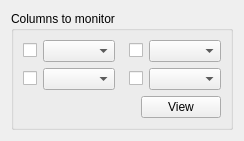
<?xml version="1.0" encoding="UTF-8"?>
<ui version="4.0">
 <class>Form</class>
 <widget class="QWidget" name="Form">
  <property name="geometry">
   <rect>
    <x>0</x>
    <y>0</y>
    <width>244</width>
    <height>140</height>
   </rect>
  </property>
  <property name="windowTitle">
   <string>monitors</string>
  </property>
  <layout class="QGridLayout" name="gridLayout_2">
   <item row="0" column="0">
    <widget class="QGroupBox" name="groupBox">
     <property name="title">
      <string>Columns to monitor</string>
     </property>
     <layout class="QGridLayout" name="gridLayout">
      <item row="0" column="0">
       <layout class="QHBoxLayout" name="horizontalLayout_2">
        <item>
         <layout class="QVBoxLayout" name="verticalLayout">
          <item>
           <layout class="QHBoxLayout" name="horizontalLayout_3">
            <item>
             <widget class="QCheckBox" name="mon3CB">
              <property name="text">
               <string/>
              </property>
              <property name="tristate">
               <bool>false</bool>
              </property>
             </widget>
            </item>
            <item>
             <widget class="QComboBox" name="mon3Combo"/>
            </item>
            <item>
             <spacer name="horizontalSpacer">
              <property name="orientation">
               <enum>Qt::Horizontal</enum>
              </property>
              <property name="sizeHint" stdset="0">
               <size>
                <width>40</width>
                <height>20</height>
               </size>
              </property>
             </spacer>
            </item>
            <item>
             <widget class="QCheckBox" name="mon1CB">
              <property name="text">
               <string/>
              </property>
             </widget>
            </item>
            <item>
             <widget class="QComboBox" name="mon1Combo"/>
            </item>
           </layout>
          </item>
          <item>
           <layout class="QHBoxLayout" name="horizontalLayout_4">
            <item>
             <widget class="QCheckBox" name="mon4CB">
              <property name="text">
               <string/>
              </property>
              <property name="tristate">
               <bool>false</bool>
              </property>
             </widget>
            </item>
            <item>
             <widget class="QComboBox" name="mon4Combo"/>
            </item>
            <item>
             <spacer name="horizontalSpacer_2">
              <property name="orientation">
               <enum>Qt::Horizontal</enum>
              </property>
              <property name="sizeHint" stdset="0">
               <size>
                <width>40</width>
                <height>20</height>
               </size>
              </property>
             </spacer>
            </item>
            <item>
             <widget class="QCheckBox" name="mon2CB">
              <property name="text">
               <string/>
              </property>
              <property name="tristate">
               <bool>false</bool>
              </property>
             </widget>
            </item>
            <item>
             <widget class="QComboBox" name="mon2Combo"/>
            </item>
           </layout>
          </item>
          <item>
           <layout class="QHBoxLayout" name="horizontalLayout">
            <item>
             <spacer name="horizontalSpacer_13">
              <property name="orientation">
               <enum>Qt::Horizontal</enum>
              </property>
              <property name="sizeHint" stdset="0">
               <size>
                <width>40</width>
                <height>20</height>
               </size>
              </property>
             </spacer>
            </item>
            <item>
             <widget class="QPushButton" name="viewMonitor">
              <property name="text">
               <string>View</string>
              </property>
             </widget>
            </item>
           </layout>
          </item>
         </layout>
        </item>
       </layout>
      </item>
     </layout>
    </widget>
   </item>
  </layout>
 </widget>
 <resources/>
 <connections/>
</ui>
